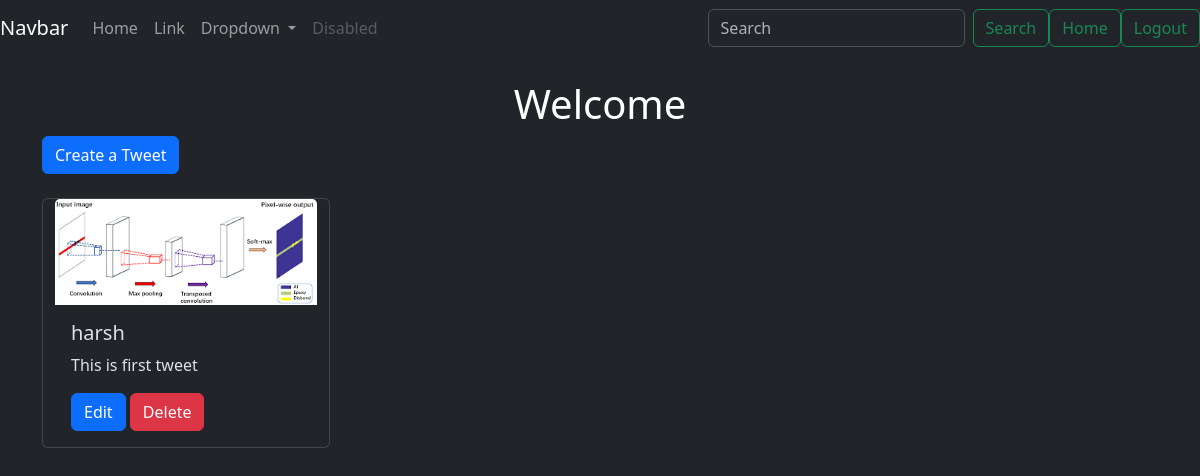
The page /tweet/ (signed in) on the database its author committed.
### tweet/models.py (models this page shows, shortened)
class Tweet(models.Model):
    user = models.ForeignKey(User, on_delete=models.CASCADE)
    text = models.TextField(max_length=200)
    photo = models.ImageField(upload_to='photos/', null=True, blank=True)
    created_at = models.DateTimeField(auto_now_add=True)
    updated_at = models.DateTimeField(auto_now=True)

### tweet/views.py (the view)
# urls.py: path('', views.tweet_list,name='tweet_list'),
def tweet_list(request):
    tweets = Tweet.objects.all().order_by('-created_at')
    return render(request, 'tweet_list.html', {'tweets': tweets})

### tweet/templates/tweet_list.html (shortened to what this page needs)
{% extends "layout.html" %}
  {% block content %}
<h1 class="text-center text-white mt-4">
    Welcome
</h1>
<a class="btn btn-primary mb-4" href="{% url 'tweet_create' %}">Create a Tweet</a>
 <div class="container gap-3 row">
    {% for tweet in tweets %}
    <div class="card" style="width: 18rem;">
        <img class="card-img-top" src="{{ tweet.photo.url }}" alt="Card image cap">
        <div class="card-body">
          <h5 class="card-title">{{tweet.user.username}}</h5>
          <p class="card-text">{{tweet.text}}</p>
          {% if tweet.user == user %}
          <a href="{% url 'tweet_edit' tweet.id %}" class="btn btn-primary">Edit</a>
          <a href="{% url 'tweet_delete' tweet.id %}" class="btn btn-danger">Delete</a>
          {% endif %}
        </div>
      </div>
    {% endfor %}
 </div>
{% endblock %}

### rows shown on the page
Tweet: photo (picture), user.username "harsh", text "This is first tweet", shows "Edit"
